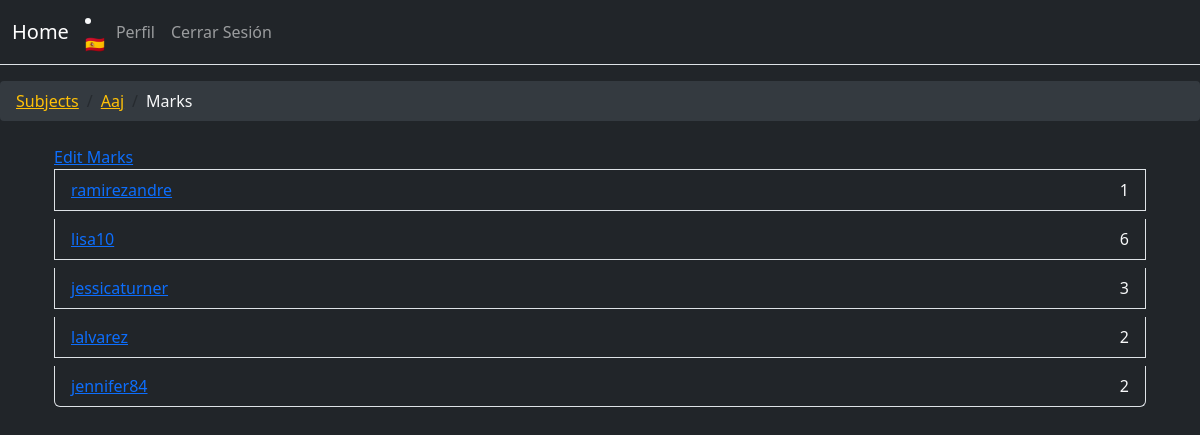
Screenshot of /subjects/AAJ/marks/ (signed in) with the database file from the repository.
### subjects/models.py (models this page shows, shortened)
class Enrollment(models.Model):
    student = models.ForeignKey(
        settings.AUTH_USER_MODEL, on_delete=models.CASCADE, related_name='enrolled'
    )
    subject = models.ForeignKey(
        'subjects.Subject', on_delete=models.CASCADE, related_name='enrollment'
    )
    enrolled_at = models.DateField(auto_now_add=True)
    mark = models.PositiveSmallIntegerField(
        blank=True, null=True, validators=[MinValueValidator(1), MaxValueValidator(10)]
    )
    class Meta:
        ordering = ['student__last_name', 'student__first_name']

### subjects/views.py (the view)
# urls.py: re_path('(?P<subject_code>[A-Z]{3})/marks/', views.subjects_marks, name='subjects_marks'),
@login_required
def subjects_marks(request, subject_code):
    subject = Subject.objects.get(code=subject_code)
    if subject.teacher != request.user:
        return HttpResponseForbidden()
    enrollments = subject.enrollment.all()
    return render(request, 'subject_marks.html', dict(enrollments=enrollments, subject=subject))

### shared/context_processors.py (called while the page is built)
def breadcrumbs(request):
    crumbs = []
    if request.resolver_match:
        path_parts = request.path_info.strip('/').split('/')
        current_url = ''
        for part in path_parts:
            current_url += f'/{part}'
            crumbs.append({'title': part.capitalize(), 'url': current_url})
    if crumbs:
        crumbs[-1]['active'] = True
    return {'breadcrumbs': crumbs}

def subjects(request):
    user = request.user
    if user.is_authenticated:
        user = request.user
        isteacher = Profile.is_teacher(user)
        if isteacher:
            subjects = Subject.objects.filter(teacher=user)
        else:
            subjects = Subject.objects.filter(students=user)
        return {'subjects': subjects}
    return {}

### shared/templatetags/shared_extras.py (called while the page is built)
@register.inclusion_tag('includes/setlang.html', takes_context=True)
def setlang(context):
    LANGUAGES = {
        'en': '🇺🇸',
        'es': '🇪🇸',
    }
    current_lang = get_language()
    current_flag = LANGUAGES.pop(current_lang)
    next = context['request'].path
    return {
        'current_lang': current_lang,
        'current_flag': current_flag,
        'languages': LANGUAGES,
        'next': next,
    }

### users/models.py (called while the page is built)
    @classmethod
    def is_teacher(cls, user):
        return user.profile.role == Profile.Role.TEACHER

### subjects/templates/subject_marks.html (shortened to what this page needs)
{% extends "base.html" %}  {% block body %}
<div class="container mt-4">
  <div class="list-group">
    <a href="{% url "subjects:edit_marks" subject.code %}">Edit Marks</a>
    {% for enrollment in enrollments %}
    <div class="list-group-item bg-dark text-light mb-2">
      <div class="d-flex justify-content-between align-items-center">
        <div class="title"><a href="{% url 'user_detail' enrollment.student %}"> {{ enrollment.student }}</a></div>
        <div class="title">{% if enrollment.mark %}{{ enrollment.mark }} {% else %}Not yet{% endif %}</div>
      </div>
    </div>
    {% empty %}
    <div class="list-group-item bg-dark text-light mb-2">
      Actualmente,No Tienes students
    </div>
    {% endfor %}
  </div>
</div>
  {% endblock body %}

### shared/templates/base.html (shortened to what this page needs)
{% load static %}
{% load i18n %}
{% load shared_extras %}
<!DOCTYPE html>
<html lang="en">
  <head>
    <link
      rel="stylesheet"
      href="{% static 'bootstrap/dist/css/bootstrap.min.css' %}"
    />
    <link
      rel="stylesheet"
      href="{% static 'bootstrap-icons/font/bootstrap-icons.min.css' %}"
    />
    <link href="https://cdn.jsdelivr.net/npm/bootstrap@5.3.0-alpha1/dist/css/bootstrap.min.css" rel="stylesheet">
  </head>
  <body>
    {% block navbar %}
    <nav class="navbar navbar-expand-lg navbar-dark bg-dark border-bottom">
      <div class="container-fluid">
        <a class="navbar-brand" href="{% url 'subjects:subjects_list' %}">Home</a>
        {% setlang %}
        <div class="collapse navbar-collapse" id="navbarSupportedContent">
          <ul class="navbar-nav me-auto mb-2 mb-lg-0">
            <li class="nav-item">
              <a class="nav-link" href="{% url 'user_detail' request.user.username %}">Perfil</a>
            </li>
            <li class="nav-item">
              <a class="nav-link" href="{% url 'logout' %}">Cerrar Sesión</a>
            </li>
          </ul>
        </div>
      </div>
    </nav>
    <nav aria-label="breadcrumb">
      <ol class="breadcrumb">
        {% for crumb in breadcrumbs %}
        {% if crumb.active %}
        <li class="breadcrumb-item active" aria-current="page">{{ crumb.title }}</li>
        {% else %}
        <li class="breadcrumb-item"><a href="{{ crumb.url }}">{{ crumb.title }}</a></li>
        {% endif %}
        {% endfor %}
      </ol>
    </nav>
    {% endblock navbar %}
    <div class="container mt-4">
      {% block body %}{% endblock body %}
    </div>
  </body>
</html>

### shared/templates/includes/setlang.html
{% for lang, flag in languages.items %}
  <li>
    <a class="dropdown-item nav-link" href="{% url 'setlang' lang %}?next={{ next }}">{{ flag }}</a>
  </li>
{% empty %}
  <li>No languages available</li>
{% endfor %}

### shared/templates/base.html (style rules this page uses)
body { background-color: #212529; color: #f8f9fa; }
.navbar { margin-bottom: 1rem; }
.breadcrumb { background-color: #343a40; padding: 0.5rem 1rem; border-radius: 0.25rem; }
.breadcrumb-item a { color: #ffc107; }
.breadcrumb-item.active { color: #f8f9fa; }

### rows the page displays
Enrollment: student "ramirezandre", mark "1"
Enrollment: student "lisa10", mark "6"
Enrollment: student "jessicaturner", mark "3"
Enrollment: student "lalvarez", mark "2"
Enrollment: student "jennifer84", mark "2"

### other values shown
{{ flag }} "🇪🇸"
{{ crumb.title }} "Subjects" "Aaj"
{{ crumb.title }} "Marks"
